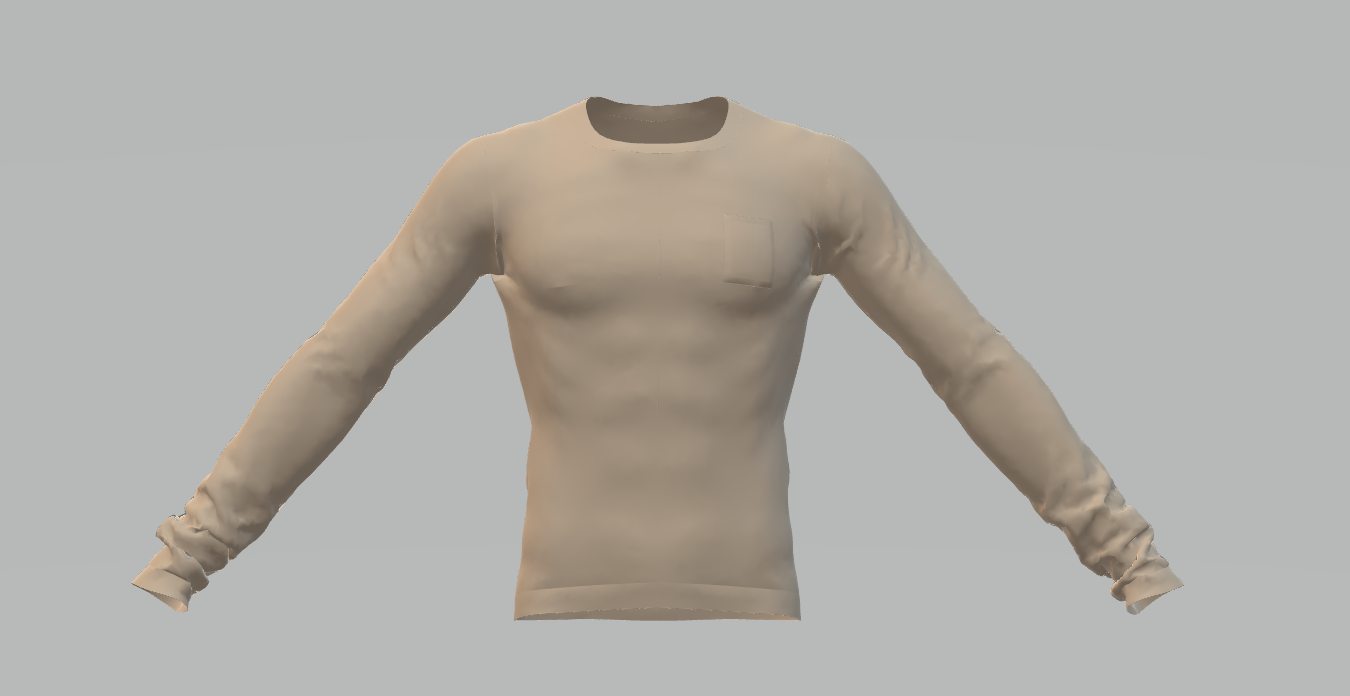
#> input picture Watermark_text/Shirt.PNG, 1350 x 696 px; its folder holds only this picture in this run
$ python script.py   (older library calls are emulated)
#> lines starting #> are read from the running program, lines starting #| are printed output that depends on the picture
#Import required Image library
from PIL import Image, ImageDraw, ImageFont
import os

#Create an Image Object from an Image
directory = r'.'
b=1
for filename in os.listdir(directory):
    if filename.endswith(".jpg") or filename.endswith(".png") or filename.endswith(".PNG") or filename.endswith(".jpeg"):
        a=os.path.join(directory, filename)
        im = Image.open(a)
#> im is the input picture: PIL image 1350x696 RGBA; mean R, G, B, A 175.4, 173.6, 167.9, 255
        width, height = im.size
#> width = 1350; height = 696
        draw = ImageDraw.Draw(im)
        text = "@its_praddy"

        font = ImageFont.truetype('arial.ttf', 36)
        textwidth, textheight = draw.textsize(text, font)
#> textwidth = 224; textheight = 42

        # calculate the x,y coordinates of the text
        margin = 10
        x = width - textwidth - margin
#> x = 1116
        y = height - textheight - margin
#> y = 644

        # draw watermark in the bottom right corner
        draw.text((x, y), text, font=font)

        #Save watermarked image
        im.save('test/'+str(b)+".webp","webp")
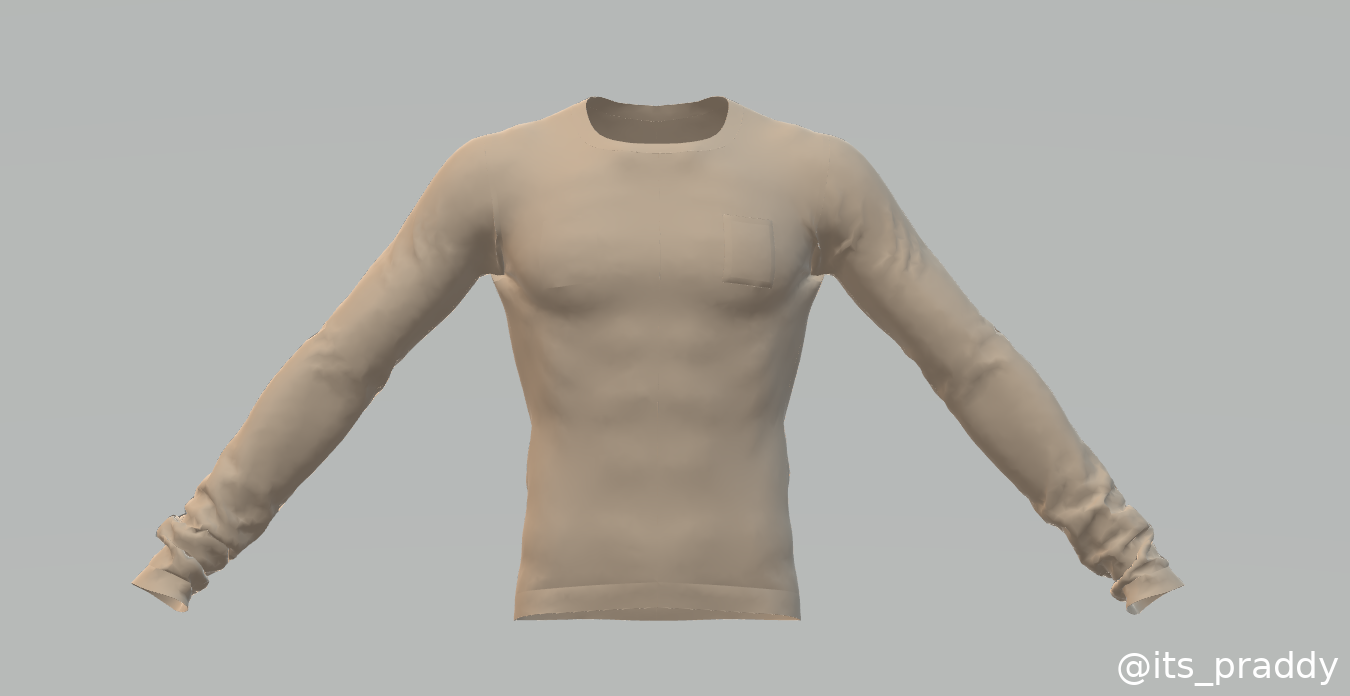
#> saved as 1.webp: PIL image 1350x696 RGBA; mean R, G, B, A 175.5, 173.7, 168.1, 255
        b=b+1
    else:
        continue
